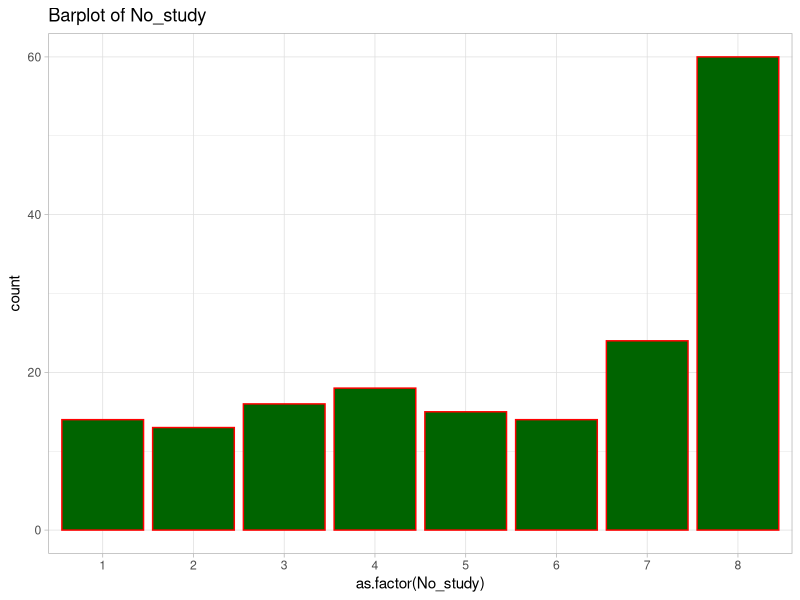
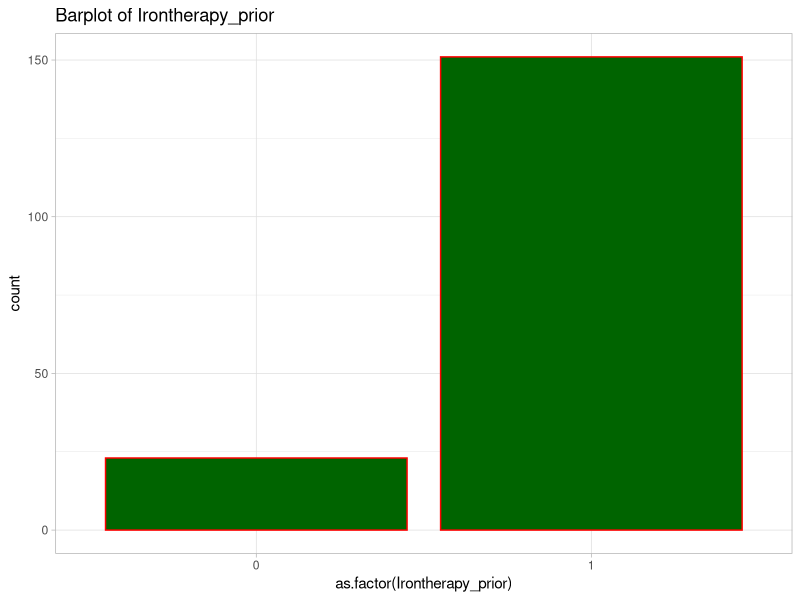
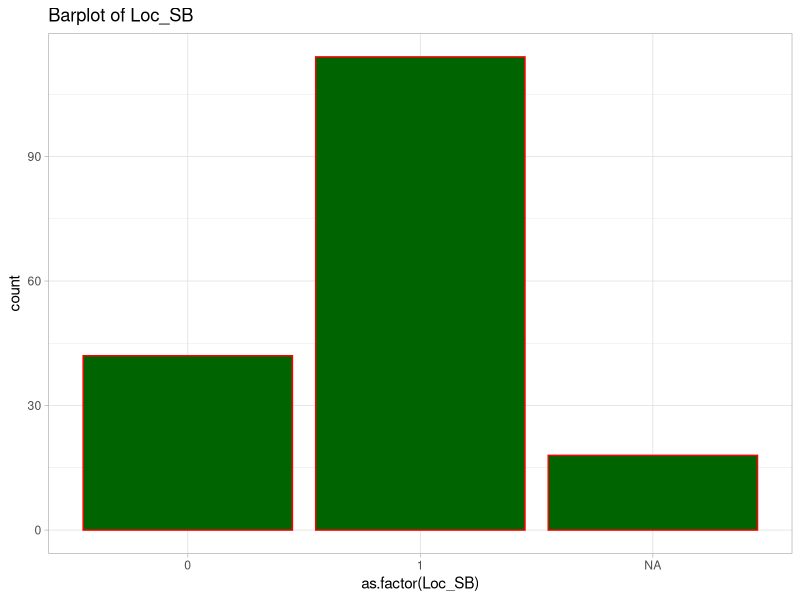
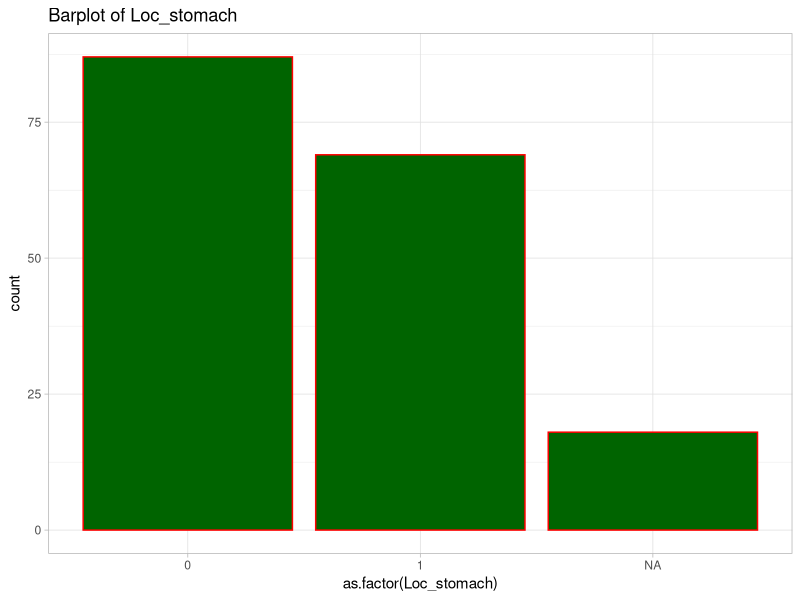
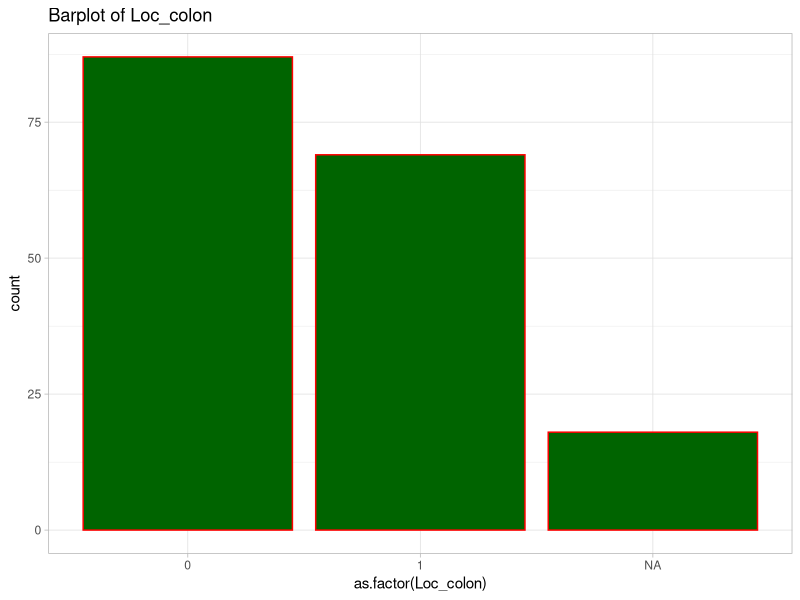
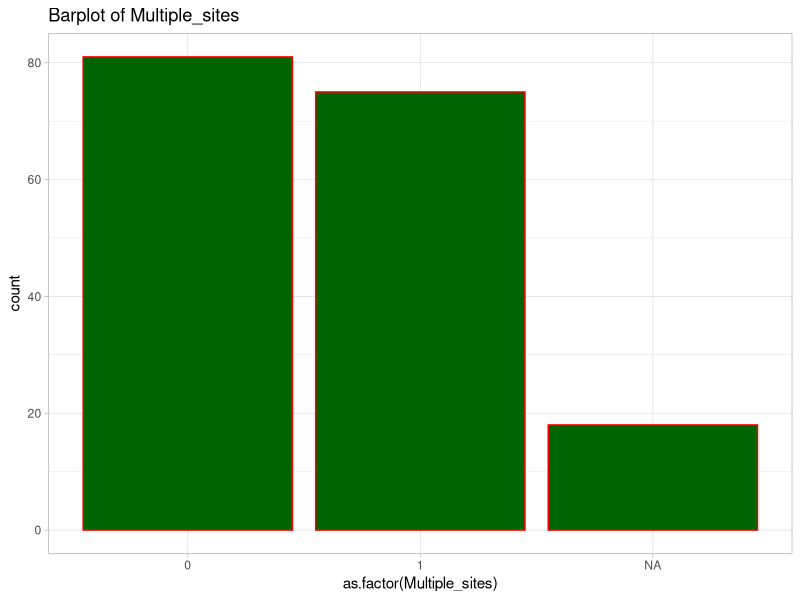
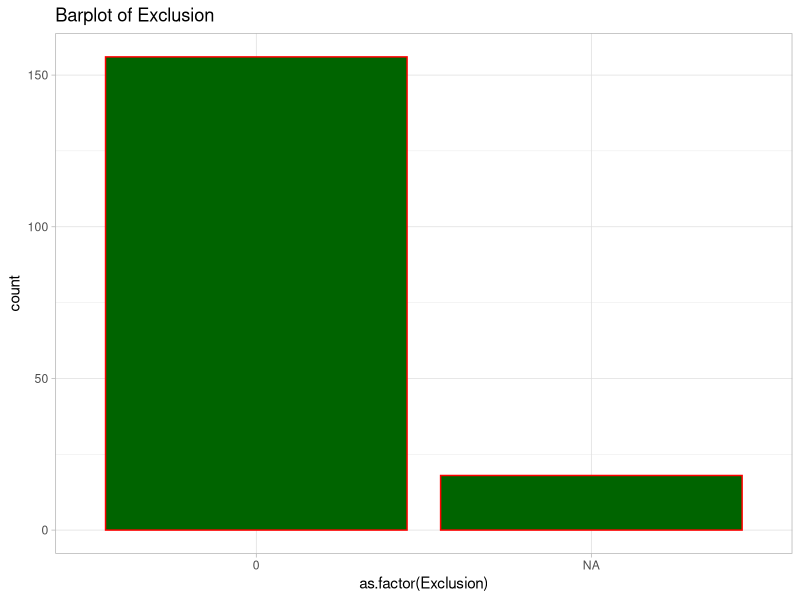
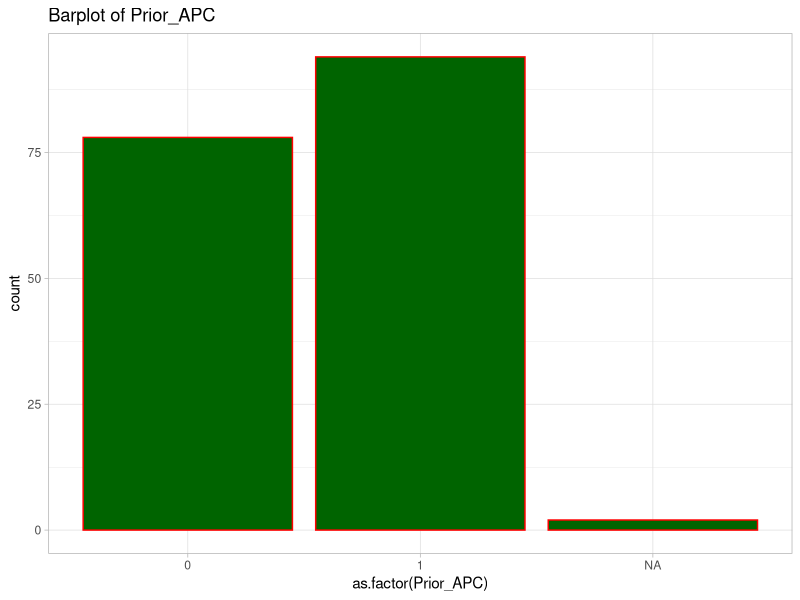

Here is the R script that generated these plots, in order: (Note: this script raises an error after producing the figures.)
library(foreign)
library(readr)
library(haven)
library(mice)
library(VIM)
library(ggplot2)
library(nnet)
library(lme4)




KarinaDS <- read_sav("NEW3 - exclusie - inclusief 2 pt GRainne 09122016.sav", user_na = F)
KarinaDS <- as.data.frame(KarinaDS)



a= matrix(ncol = dim(KarinaDS)[2], nrow = 2, 
          dimnames = list(c("Missing Percentage","Levels of variable"),names(KarinaDS)) )

for(i in 1:dim(KarinaDS)[2]){
  
  a[1,i]=paste(round(sum(is.na(KarinaDS[,i]))*100/length(KarinaDS[,i]),2), "%",sep="")
  a[2,i]= length(which(!is.na(unique(KarinaDS[,i]))))
  
}

k=1
for(i in colnames(a)[which(as.integer(a[2,])<10)] ){
  assign(paste("Plot", k,sep="") , eval(parse(text=paste("ggplot() +ggtitle('Barplot of",i," ') +   geom_bar(aes(y = ..count..,x = as.factor(", i ,")),colour='red', fill='darkgreen',data=KarinaDS) +theme_light()") )))
  k=k+1
}




multiplot(Plot1, Plot2, Plot3, Plot4, cols=3)
multiplot(Plot5, Plot6, Plot7, Plot8, cols=2)
multiplot(Plot9, Plot10, Plot11, Plot12, cols=2)
multiplot(Plot13, Plot14, Plot15, Plot16, cols=2)
multiplot(Plot17, Plot18, Plot19, Plot20, cols=2)
multiplot(Plot21, Plot22, Plot23, Plot24, cols=2)
multiplot(Plot25, Plot26, Plot27, Plot28, cols=2)
multiplot(Plot29, Plot30, Plot31, Plot32, cols=2)
multiplot(Plot33, Plot34, Plot35, Plot36, cols=2)
multiplot(Plot37, Plot38, Plot39, Plot40, cols=2)





a[1,][a[1,] =="0%"]


### Univariate models with Un-imputed data
k=1

for(i in names(KarinaDS)){
  assign(paste("Uni.Fit", k,sep="") ,eval(parse(text=paste( "glmer(data=KarinaDS, Bin_Response_50~", i ,"+(1|No_study), family=binomial)"))) )
    k=k+1
  
}

mlogit(KarinaDS$Klimova_response_3cat ~ Age, KarinaDS)

mod <- multinom(KarinaDS$Klimova_response_3cat ~ Age, KarinaDS)


npmlt

for(i in (unique(KarinaDS$No_study))){
  
  assign(paste("karina",i,sep=""), value = KarinaDS[KarinaDS$No_study == i,])
  
}

md.pattern(karina1)

mice_plot <- aggr(karina1, col=c('navyblue','red'),
                  numbers=TRUE, sortVars=TRUE,
                  labels=names(karina1), cex.axis=.7,
                  gap=3, ylab=c("Missing data","Pattern"))

mice_plot <- aggr(karina2, col=c('navyblue','red'),
                  numbers=TRUE, sortVars=TRUE,
                  labels=names(karina2), cex.axis=.7,
                  gap=3, ylab=c("Missing data","Pattern"))

mice_plot <- aggr(karina3, col=c('navyblue','red'),
                  numbers=TRUE, sortVars=TRUE,
                  labels=names(karina3), cex.axis=.7,
                  gap=3, ylab=c("Missing data","Pattern"))
mice_plot <- aggr(karina4, col=c('navyblue','red'),
                  numbers=TRUE, sortVars=TRUE,
                  labels=names(karina4), cex.axis=.7,
                  gap=3, ylab=c("Missing data","Pattern"))

mice_plot <- aggr(karina5, col=c('navyblue','red'),
                  numbers=TRUE, sortVars=TRUE,
                  labels=names(karina5), cex.axis=.7,
                  gap=3, ylab=c("Missing data","Pattern"))

mice_plot <- aggr(karina6, col=c('navyblue','red'),
                  numbers=TRUE, sortVars=TRUE,
                  labels=names(karina6), cex.axis=.7,
                  gap=3, ylab=c("Missing data","Pattern"))

mice_plot <- aggr(karina7, col=c('navyblue','red'),
                  numbers=TRUE, sortVars=TRUE,
                  labels=names(karina7), cex.axis=.7,
                  gap=3, ylab=c("Missing data","Pattern"))
mice_plot <- aggr(karina8, col=c('navyblue','red'),
                  numbers=TRUE, sortVars=TRUE,
                  labels=names(karina8), cex.axis=.7,
                  gap=3, ylab=c("Missing data","Pattern"))


paterns<-md.pattern(KarinaDS)

pat <- md.pairs(KarinaDS)

pat$mm


pat$rr + pat$rm + pat$mr + pat$mm
# percentage of usable cases to impute row variable from column variable
round(100*(pat$mr+0.01)/(pat$mr+pat$mm+0.01))

imp<- mice(KarinaDS,m = 10 )

fit <- with(imp, polr(as.factor(Klimova_response_3cat) ~ Age , Hess=TRUE))
pool(fit)
